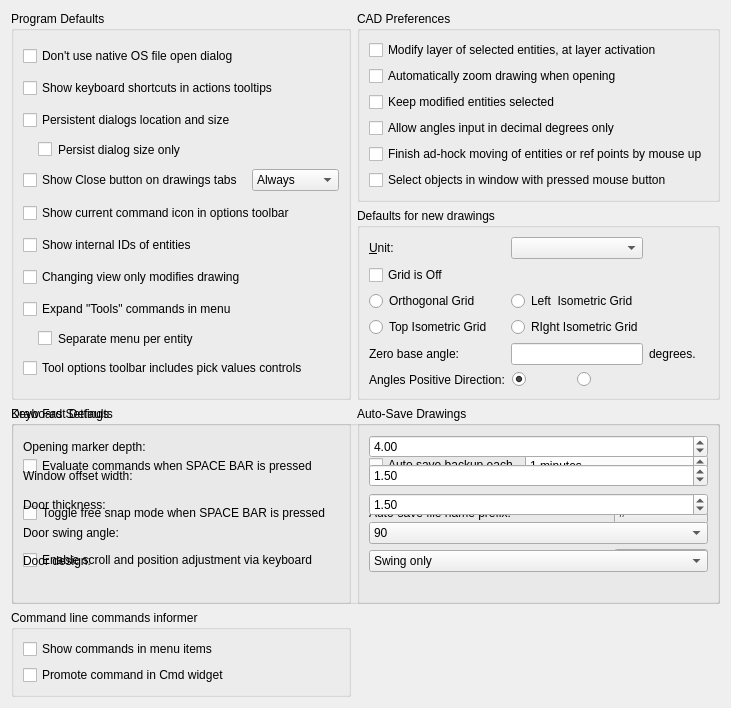
     <widget class="QWidget" name="tabDefaults">
      <attribute name="title">
       <string>&amp;Defaults</string>
      </attribute>
      <layout class="QGridLayout" name="gridLayout_3">
       <item row="8" column="0">
        <spacer name="verticalSpacer_4">
         <property name="orientation">
          <enum>Qt::Orientation::Vertical</enum>
         </property>
         <property name="sizeHint" stdset="0">
          <size>
           <width>20</width>
           <height>0</height>
          </size>
         </property>
        </spacer>
       </item>
       <item row="3" column="1">
        <widget class="QGroupBox" name="groupBox_29">
         <property name="title">
          <string>Auto-Save Drawings</string>
         </property>
         <layout class="QGridLayout" name="gridLayout_52">
          <item row="2" column="2">
           <widget class="QComboBox" name="cbAutoSaveFileNamePrefix">
            <item>
             <property name="text">
              <string>#</string>
             </property>
            </item>
            <item>
             <property name="text">
              <string>~</string>
             </property>
            </item>
            <item>
             <property name="text">
              <string>_</string>
             </property>
            </item>
            <item>
             <property name="text">
              <string>__</string>
             </property>
            </item>
            <item>
             <property name="text">
              <string>lcauto_</string>
             </property>
            </item>
            <item>
             <property name="text">
              <string>autosaved_</string>
             </property>
            </item>
           </widget>
          </item>
          <item row="0" column="1" colspan="2">
           <widget class="QSpinBox" name="cbAutoSaveTime">
            <property name="toolTip">
             <string>Time between automatic saving of the document in minutes.</string>
            </property>
            <property name="suffix">
             <string> minutes</string>
            </property>
            <property name="minimum">
             <number>1</number>
            </property>
            <property name="maximum">
             <number>60</number>
            </property>
           </widget>
          </item>
          <item row="2" column="0">
           <widget class="QLabel" name="label_38">
            <property name="text">
             <string>Auto-save file name prefix:</string>
            </property>
           </widget>
          </item>
          <item row="0" column="0">
           <widget class="QCheckBox" name="cbAutoBackup">
            <property name="toolTip">
             <string>When set, LibreCAD will automatically generate a backup of your current drawing.</string>
            </property>
            <property name="text">
             <string>Auto save backup each</string>
            </property>
           </widget>
          </item>
          <item row="3" column="0">
           <widget class="QLabel" name="label_37">
            <property name="text">
             <string>Backup file name suffix:</string>
            </property>
           </widget>
          </item>
          <item row="3" column="2">
           <widget class="QComboBox" name="cbBackupFileSuffix">
            <item>
             <property name="text">
              <string>~</string>
             </property>
            </item>
            <item>
             <property name="text">
              <string>$$</string>
             </property>
            </item>
            <item>
             <property name="text">
              <string>_</string>
             </property>
            </item>
            <item>
             <property name="text">
              <string>_backup</string>
             </property>
            </item>
            <item>
             <property name="text">
              <string>_bak</string>
             </property>
            </item>
            <item>
             <property name="text">
              <string>.bak</string>
             </property>
            </item>
            <item>
             <property name="text">
              <string>.backup</string>
             </property>
            </item>
            <item>
             <property name="text">
              <string>.lcb</string>
             </property>
            </item>
           </widget>
          </item>
         </layout>
        </widget>
       </item>
       <item row="8" column="1">
        <spacer name="verticalSpacer_10">
         <property name="orientation">
          <enum>Qt::Orientation::Vertical</enum>
         </property>
         <property name="sizeHint" stdset="0">
          <size>
           <width>20</width>
           <height>0</height>
          </size>
         </property>
        </spacer>
       </item>
       <item row="0" column="1">
        <widget class="QGroupBox" name="groupBox_5">
         <property name="title">
          <string>CAD Preferences</string>
         </property>
         <layout class="QVBoxLayout" name="verticalLayout_4">
          <item>
           <widget class="QCheckBox" name="cbToActiveLayer">
            <property name="toolTip">
             <string>&lt;html&gt;&lt;head/&gt;&lt;body&gt;&lt;p&gt;When enabled, activating a layer would modify all selected entities to that new layer. To change layer of multiple entities: first select needed entities; activate a layer in the layer widget. This makes all selected entities modified to belong to the new layer.&lt;/p&gt;&lt;/body&gt;&lt;/html&gt;</string>
            </property>
            <property name="text">
             <string>Modify layer of selected entities, at layer activation</string>
            </property>
           </widget>
          </item>
          <item>
           <widget class="QCheckBox" name="cbAutoZoomDrawing">
            <property name="text">
             <string>Automatically zoom drawing when opening</string>
            </property>
           </widget>
          </item>
          <item>
           <widget class="QCheckBox" name="cbKeepModifiedSelected">
            <property name="toolTip">
             <string>If selected, entities will stay selected after completion of Modify operations. Otherwise, they will be not selected. </string>
            </property>
            <property name="text">
             <string>Keep modified entities selected</string>
            </property>
           </widget>
          </item>
          <item>
           <widget class="QCheckBox" name="cbAnglesInputInDecimalDegreesOnly">
            <property name="toolTip">
             <string>If checked, it will be possible to enter value of angle in decimal degrees only. Otherwise, angles in surveyor, radiant, imperial degrees and bearing formats are allowed for input.  </string>
            </property>
            <property name="text">
             <string>Allow angles input in decimal degrees only</string>
            </property>
           </widget>
          </item>
          <item>
           <widget class="QCheckBox" name="cbFinishMovingByMouseUp">
            <property name="toolTip">
             <string>If selected, mouse up will finish ad-hock moving operations (so just one click is need). Otherwise, first click initiates move, and second one completes it.</string>
            </property>
            <property name="text">
             <string>Finish ad-hock moving of entities or ref points by mouse up</string>
            </property>
           </widget>
          </item>
          <item>
           <widget class="QCheckBox" name="cbSelectionWindowByMBClickAndUp">
            <property name="toolTip">
             <string>If selected, entities selection window is defined with pressed left mouse button. Otherwirse, 2 mouse clicks are used for corners (LibreCAD classic)</string>
            </property>
            <property name="text">
             <string>Select objects in window with pressed mouse button</string>
            </property>
           </widget>
          </item>
         </layout>
        </widget>
       </item>
       <item row="3" column="0">
        <widget class="QGroupBox" name="groupBox_4">
         <property name="title">
          <string>Keyboard Settings</string>
         </property>
         <layout class="QVBoxLayout" name="verticalLayout_3">
          <item>
           <widget class="QCheckBox" name="cbEvaluateOnSpace">
            <property name="text">
             <string>Evaluate commands when SPACE BAR is pressed</string>
            </property>
           </widget>
          </item>
          <item>
           <widget class="QCheckBox" name="cbToggleFreeSnapOnSpace">
            <property name="toolTip">
             <string>&lt;html&gt;&lt;head/&gt;&lt;body&gt;&lt;p&gt;Temporarily toggle free snapping when the spacebar is pressed and the command window is activated&lt;/p&gt;&lt;/body&gt;&lt;/html&gt;</string>
            </property>
            <property name="text">
             <string>Toggle free snap mode when SPACE BAR is pressed</string>
            </property>
           </widget>
          </item>
          <item>
           <widget class="QCheckBox" name="cbEnableKeyboardZoomAdjust">
            <property name="toolTip">
             <string>If enabled, it is possible to do with keys - zooming via +/-, scrolling via arrow keys, moving selected entities position via arrow keys and SHIFT/CTRL modifiers.</string>
            </property>
            <property name="text">
             <string>Enable scroll and position adjustment via keyboard</string>
            </property>
           </widget>
          </item>
         </layout>
        </widget>
       </item>
       <item row="1" column="1">
        <widget class="QGroupBox" name="buttonGroup5">
         <property name="sizePolicy">
          <sizepolicy hsizetype="Preferred" vsizetype="Preferred">
           <horstretch>0</horstretch>
           <verstretch>0</verstretch>
          </sizepolicy>
         </property>
         <property name="minimumSize">
          <size>
           <width>0</width>
           <height>0</height>
          </size>
         </property>
         <property name="title">
          <string>Defaults for new drawings</string>
         </property>
         <layout class="QGridLayout" name="gridLayout_43">
          <item row="5" column="0">
           <widget class="QLabel" name="label_32">
            <property name="text">
             <string>Angles Positive Direction:</string>
            </property>
           </widget>
          </item>
          <item row="4" column="0">
           <widget class="QLabel" name="label_30">
            <property name="toolTip">
             <string/>
            </property>
            <property name="text">
             <string>Zero base angle:</string>
            </property>
           </widget>
          </item>
          <item row="2" column="0">
           <widget class="QRadioButton" name="rbGridOrtho">
            <property name="text">
             <string>Orthogonal Grid</string>
            </property>
            <property name="autoExclusive">
             <bool>true</bool>
            </property>
           </widget>
          </item>
          <item row="4" column="1">
           <widget class="QLineEdit" name="leDefAngleBaseZero">
            <property name="sizePolicy">
             <sizepolicy hsizetype="Preferred" vsizetype="Fixed">
              <horstretch>0</horstretch>
              <verstretch>0</verstretch>
             </sizepolicy>
            </property>
            <property name="toolTip">
             <string>Zero base angle relative to the current user coordinate system. Affects polar coordinates input, snap to angle. 0.0 is 3pm.</string>
            </property>
           </widget>
          </item>
          <item row="0" column="1">
           <widget class="QComboBox" name="cbUnit">
            <property name="sizePolicy">
             <sizepolicy hsizetype="Preferred" vsizetype="Preferred">
              <horstretch>0</horstretch>
              <verstretch>0</verstretch>
             </sizepolicy>
            </property>
            <property name="toolTip">
             <string>Drawing units</string>
            </property>
           </widget>
          </item>
          <item row="0" column="0">
           <widget class="QLabel" name="lUnit">
            <property name="sizePolicy">
             <sizepolicy hsizetype="Preferred" vsizetype="Minimum">
              <horstretch>0</horstretch>
              <verstretch>0</verstretch>
             </sizepolicy>
            </property>
            <property name="text">
             <string>&amp;Unit:</string>
            </property>
            <property name="wordWrap">
             <bool>false</bool>
            </property>
            <property name="buddy">
             <cstring>cbUnit</cstring>
            </property>
           </widget>
          </item>
          <item row="4" column="2">
           <widget class="QLabel" name="label_31">
            <property name="text">
             <string>degrees.</string>
            </property>
           </widget>
          </item>
          <item row="3" column="1">
           <widget class="QRadioButton" name="rbGridIsoRight">
            <property name="text">
             <string>RIght Isometric Grid</string>
            </property>
            <property name="autoExclusive">
             <bool>true</bool>
            </property>
           </widget>
          </item>
          <item row="2" column="1">
           <widget class="QRadioButton" name="rbGridIsoLeft">
            <property name="text">
             <string>Left  Isometric Grid</string>
            </property>
            <property name="autoExclusive">
             <bool>true</bool>
            </property>
           </widget>
          </item>
          <item row="3" column="0">
           <widget class="QRadioButton" name="rbGridIsoTop">
            <property name="text">
             <string>Top Isometric Grid</string>
            </property>
            <property name="autoExclusive">
             <bool>true</bool>
            </property>
           </widget>
          </item>
          <item row="5" column="1">
           <widget class="QWidget" name="widget" native="true">
            <layout class="QGridLayout" name="gridLayout_42">
             <property name="leftMargin">
              <number>1</number>
             </property>
             <property name="topMargin">
              <number>1</number>
             </property>
             <property name="rightMargin">
              <number>3</number>
             </property>
             <property name="bottomMargin">
              <number>1</number>
             </property>
             <property name="spacing">
              <number>2</number>
             </property>
             <item row="0" column="0">
              <widget class="QRadioButton" name="rbDefAngleBasePositive">
               <property name="sizePolicy">
                <sizepolicy hsizetype="Preferred" vsizetype="Preferred">
                 <horstretch>0</horstretch>
                 <verstretch>0</verstretch>
                </sizepolicy>
               </property>
               <property name="maximumSize">
                <size>
                 <width>16777215</width>
                 <height>16777215</height>
                </size>
               </property>
               <property name="toolTip">
                <string>Counterclockwise, 90 degrees is north.</string>
               </property>
               <property name="text">
                <string/>
               </property>
               <property name="icon">
                <iconset resource="../../../../../res/icons/icons.qrc">
                 <normaloff>:/icons/dirpos_plus.lci</normaloff>:/icons/dirpos_plus.lci</iconset>
               </property>
               <property name="checked">
                <bool>true</bool>
               </property>
              </widget>
             </item>
             <item row="0" column="1">
              <widget class="QRadioButton" name="rbDefAngleBaseNegative">
               <property name="sizePolicy">
                <sizepolicy hsizetype="Preferred" vsizetype="Preferred">
                 <horstretch>0</horstretch>
                 <verstretch>0</verstretch>
                </sizepolicy>
               </property>
               <property name="maximumSize">
                <size>
                 <width>16777215</width>
                 <height>16777215</height>
                </size>
               </property>
               <property name="toolTip">
                <string>Clockwise, 90 degrees is sourth.</string>
               </property>
               <property name="text">
                <string/>
               </property>
               <property name="icon">
                <iconset resource="../../../../../res/icons/icons.qrc">
                 <normaloff>:/icons/dirneg_plus.lci</normaloff>:/icons/dirneg_plus.lci</iconset>
               </property>
               <property name="checkable">
                <bool>true</bool>
               </property>
              </widget>
             </item>
            </layout>
           </widget>
          </item>
          <item row="1" column="0">
           <widget class="QCheckBox" name="cbNewDrawingGridOff">
            <property name="toolTip">
             <string>If checked, new drawing will be created with grid disabled</string>
            </property>
            <property name="text">
             <string>Grid is Off </string>
            </property>
           </widget>
          </item>
         </layout>
        </widget>
       </item>
       <item row="0" column="0" rowspan="2">
        <widget class="QGroupBox" name="groupBox">
         <property name="sizePolicy">
          <sizepolicy hsizetype="Preferred" vsizetype="Preferred">
           <horstretch>0</horstretch>
           <verstretch>0</verstretch>
          </sizepolicy>
         </property>
         <property name="minimumSize">
          <size>
           <width>0</width>
           <height>70</height>
          </size>
         </property>
         <property name="title">
          <string>Program Defaults</string>
         </property>
         <layout class="QGridLayout" name="gridLayout_17">
          <item row="6" column="0">
           <widget class="QCheckBox" name="cbShowEntityIDs">
            <property name="toolTip">
             <string>If enabled, internal ID of entity will be shown in properties dialog and Entity Info widget.</string>
            </property>
            <property name="text">
             <string>Show internal IDs of entities</string>
            </property>
           </widget>
          </item>
          <item row="8" column="0">
           <widget class="QCheckBox" name="cbExpandToolsMenu">
            <property name="toolTip">
             <string>If selected, menu will include top-level items for drawing tools. Otherwise, they will under the same menu item. </string>
            </property>
            <property name="text">
             <string>Expand &quot;Tools&quot; commands in menu</string>
            </property>
           </widget>
          </item>
          <item row="9" column="0">
           <widget class="QCheckBox" name="cbExpandToolsMenuTillEntity">
            <property name="toolTip">
             <string>If selected, separate menu will be created for each group of entity-related commands. Otherwise, these command will be under the same menu. </string>
            </property>
            <property name="styleSheet">
             <string notr="true">margin-left:15px</string>
            </property>
            <property name="text">
             <string>Separate menu per entity</string>
            </property>
           </widget>
          </item>
          <item row="1" column="0" colspan="2">
           <widget class="QCheckBox" name="cbShowKeyboardShortcutsInToolTips">
            <property name="toolTip">
             <string>If checked, keyboard shortcut will be shown in tooltip for action</string>
            </property>
            <property name="text">
             <string>Show keyboard shortcuts in actions tooltips</string>
            </property>
           </widget>
          </item>
          <item row="5" column="0" colspan="2">
           <widget class="QCheckBox" name="cbShowCurrentActionIconInOptions">
            <property name="toolTip">
             <string>If checked, the icon for current action will be shown in options toolbar before action's options</string>
            </property>
            <property name="text">
             <string>Show current command icon in options toolbar</string>
            </property>
           </widget>
          </item>
          <item row="3" column="0">
           <widget class="QCheckBox" name="cbPersistentDialogSizeOnly">
            <property name="toolTip">
             <string>If checked, location of dialog will not be saved, but size will</string>
            </property>
            <property name="styleSheet">
             <string notr="true">margin-left:15px</string>
            </property>
            <property name="text">
             <string>Persist dialog size only</string>
            </property>
           </widget>
          </item>
          <item row="0" column="0">
           <widget class="QCheckBox" name="cbUseQtFileOpenDialog">
            <property name="text">
             <string>Don't use native OS file open dialog</string>
            </property>
           </widget>
          </item>
          <item row="7" column="0">
           <widget class="QCheckBox" name="cbChangingViewOnlyModifiesDrawing">
            <property name="toolTip">
             <string>If checked, any changes of zoom or pan for drawing will mark drawing as modified. Otherwise, changing view only will not affect modified status of the drawing. </string>
            </property>
            <property name="text">
             <string>Changing view only modifies drawing</string>
            </property>
           </widget>
          </item>
          <item row="4" column="0">
           <widget class="QCheckBox" name="cbTabCloseButton">
            <property name="toolTip">
             <string>If checked, close cross button will be shown in tabs for drawings if drawings are in Tab mode</string>
            </property>
            <property name="text">
             <string>Show Close button on drawings tabs</string>
            </property>
           </widget>
          </item>
          <item row="10" column="0" colspan="2">
           <widget class="QCheckBox" name="cbInteractiveInputInActionToolbarEnabled">
            <property name="toolTip">
             <string>If selected, controls for picking values from drawing are available in Tool Options toolbar, allowing to pick length and angle values from drawing. </string>
            </property>
            <property name="text">
             <string>Tool options toolbar includes pick values controls</string>
            </property>
           </widget>
          </item>
          <item row="4" column="1">
           <widget class="QComboBox" name="cbTabCloseButtonMode">
            <item>
             <property name="text">
              <string>Always</string>
             </property>
            </item>
            <item>
             <property name="text">
              <string>Active Tab</string>
             </property>
            </item>
           </widget>
          </item>
          <item row="2" column="0">
           <widget class="QCheckBox" name="cbPersistentDialogs">
            <property name="toolTip">
             <string>If checked, dialogs will be positioned and resized to position/size of last invocation.</string>
            </property>
            <property name="text">
             <string>Persistent dialogs location and size</string>
            </property>
           </widget>
          </item>
         </layout>
        </widget>
       </item>
       <item row="4" column="0">
        <widget class="QGroupBox" name="groupBox_33">
         <property name="title">
          <string>Command line commands informer</string>
         </property>
         <layout class="QGridLayout" name="gridLayout_56">
          <item row="0" column="0">
           <widget class="QCheckBox" name="cbShowCommandInMenu">
            <property name="statusTip">
             <string>If enabled, command aliases will be shown next to menu items</string>
            </property>
            <property name="text">
             <string>Show commands in menu items</string>
            </property>
           </widget>
          </item>
          <item row="1" column="0">
           <widget class="QCheckBox" name="cbPromoteCommandInCmd">
            <property name="toolTip">
             <string>If selected, invocation of actions with commands via UI will lead to displaying command in Cmd widget.</string>
            </property>
            <property name="text">
             <string>Promote command in Cmd widget</string>
            </property>
           </widget>
          </item>
         </layout>
        </widget>
       </item>
       <item row="3" column="0" colspan="2">
        <widget class="QGroupBox" name="groupBoxDrawFast">
         <property name="title">
          <string>Draw Fast Defaults</string>
         </property>
         <layout class="QGridLayout" name="gridLayoutDrawFast">
          <item row="0" column="0">
           <widget class="QLabel" name="labelDrawFastOpeningDepth">
            <property name="text">
             <string>Opening marker depth:</string>
            </property>
           </widget>
          </item>
          <item row="0" column="1">
           <widget class="QDoubleSpinBox" name="sbDrawFastOpeningDepth">
            <property name="toolTip">
             <string>Length of the perpendicular tick marks drawn on each side of a wall opening (Draw Fast 'o' / 'opening' command).</string>
            </property>
            <property name="minimum">
             <double>0.010000000000000</double>
            </property>
            <property name="maximum">
             <double>99999.000000000000000</double>
            </property>
            <property name="decimals">
             <number>2</number>
            </property>
            <property name="singleStep">
             <double>1.000000000000000</double>
            </property>
            <property name="value">
             <double>4.000000000000000</double>
            </property>
           </widget>
          </item>
          <item row="1" column="0">
           <widget class="QLabel" name="labelDrawFastWindowOffsetWidth">
            <property name="text">
             <string>Window offset width:</string>
            </property>
           </widget>
          </item>
          <item row="1" column="1">
           <widget class="QDoubleSpinBox" name="sbDrawFastWindowOffsetWidth">
            <property name="toolTip">
             <string>Distance between the wall line and the inner window line in Draw Fast window mode ('w' / 'window' command).</string>
            </property>
            <property name="minimum">
             <double>0.010000000000000</double>
            </property>
            <property name="maximum">
             <double>99999.000000000000000</double>
            </property>
            <property name="decimals">
             <number>2</number>
            </property>
            <property name="singleStep">
             <double>0.250000000000000</double>
            </property>
            <property name="value">
             <double>1.500000000000000</double>
            </property>
           </widget>
          </item>
          <item row="2" column="0">
           <widget class="QLabel" name="labelDrawFastDoorThickness">
            <property name="text">
             <string>Door thickness:</string>
            </property>
           </widget>
          </item>
          <item row="2" column="1">
           <widget class="QDoubleSpinBox" name="sbDrawFastDoorThickness">
            <property name="toolTip">
             <string>Thickness of the door slab in Draw Fast door mode. Set to 0 for a single-line door leaf.</string>
            </property>
            <property name="minimum">
             <double>0.000000000000000</double>
            </property>
            <property name="maximum">
             <double>9999.000000000000000</double>
            </property>
            <property name="decimals">
             <number>2</number>
            </property>
            <property name="singleStep">
             <double>0.250000000000000</double>
            </property>
            <property name="value">
             <double>1.500000000000000</double>
            </property>
           </widget>
          </item>
          <item row="3" column="0">
           <widget class="QLabel" name="labelDrawFastDoorSwingAngle">
            <property name="text">
             <string>Door swing angle:</string>
            </property>
           </widget>
          </item>
          <item row="3" column="1">
           <widget class="QComboBox" name="cbDrawFastDoorSwingAngle">
            <property name="toolTip">
             <string>Arc sweep angle for the door swing in Draw Fast door mode. 90° draws a quarter-circle; 45° draws a shallower arc.</string>
            </property>
            <item>
             <property name="text">
              <string>90</string>
             </property>
            </item>
            <item>
             <property name="text">
              <string>45</string>
             </property>
            </item>
           </widget>
          </item>
          <item row="4" column="0">
           <widget class="QLabel" name="labelDrawFastDoorDesign">
            <property name="text">
             <string>Door design:</string>
            </property>
           </widget>
          </item>
          <item row="4" column="1">
           <widget class="QComboBox" name="cbDrawFastDoorDesign">
            <property name="toolTip">
             <string>Door symbol style. 'Swing only' draws the leaf and arc. 'Swing with opening line' also draws a straight line across the full door opening.</string>
            </property>
            <item>
             <property name="text">
              <string>Swing only</string>
             </property>
            </item>
            <item>
             <property name="text">
              <string>Swing with opening line</string>
             </property>
            </item>
           </widget>
          </item>
          <item row="5" column="0" colspan="2">
           <spacer name="spacerDrawFastH">
            <property name="orientation">
             <enum>Qt::Horizontal</enum>
            </property>
            <property name="sizeHint" stdset="0">
             <size>
              <width>40</width>
              <height>20</height>
             </size>
            </property>
           </spacer>
          </item>
         </layout>
        </widget>
       </item>
      </layout>
     </widget>
